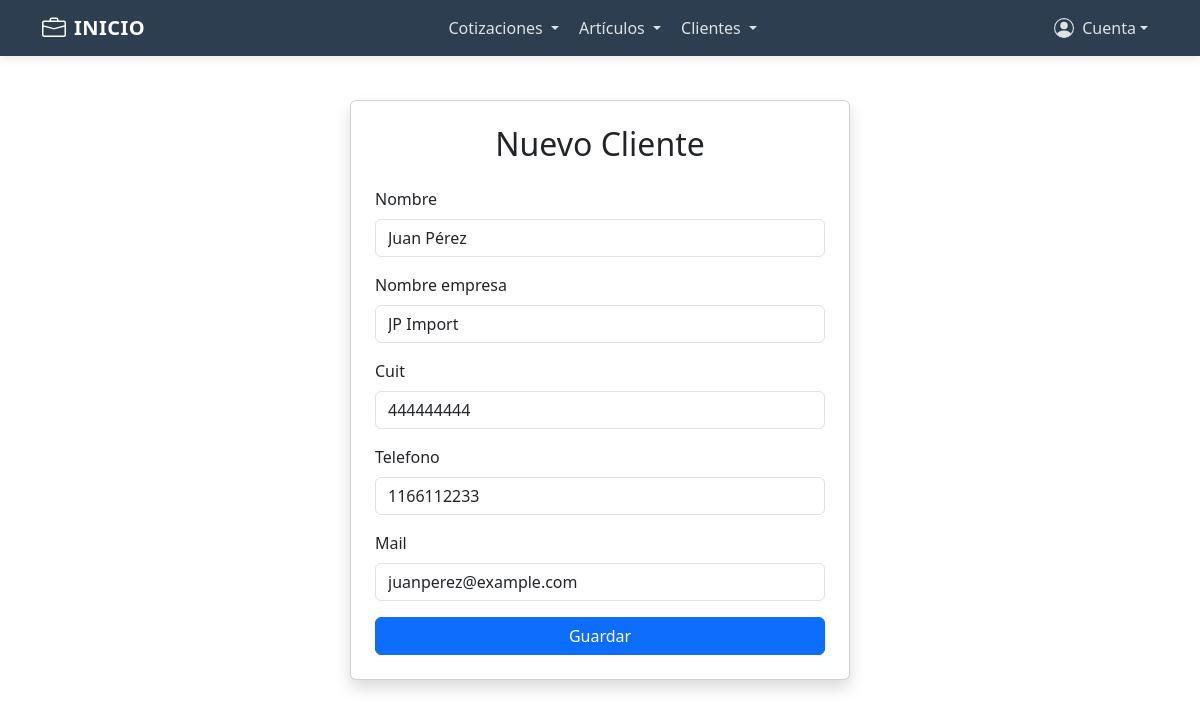
The page /clientes/actualizar_cliente/6/ (signed in) on the database its author committed.
### clientes/models.py (models this page shows, shortened)
class Clientes(models.Model):
    usuario_log=models.ForeignKey(User, on_delete=models.CASCADE)
    nombre=models.CharField(max_length=50)
    nombre_empresa=models.CharField(null=True, max_length=30)
    cuit=models.CharField(max_length=20)
    telefono=models.CharField(max_length=20)
    mail=models.EmailField()
    created=models.DateTimeField(auto_now_add=True)
    updated=models.DateField(auto_now=True)
    class Meta:
        verbose_name="Cliente"
        verbose_name_plural="Clientes"

### clientes/views.py (the view)
# urls.py: path('actualizar_cliente/<int:pk>/', ActualizarCliente.as_view(), name='actualizar_cliente'),
class ActualizarCliente(LoginRequiredMixin, UpdateView):
    model=Clientes
    form_class=ClienteForm
    template_name="nuevo_cliente.html"
    success_url=reverse_lazy('mis_clientes')
    def get_queryset(self):
        return Clientes.objects.filter(usuario_log=self.request.user)

### clientes/forms.py
class ClienteForm(forms.ModelForm):
    class Meta:
        model = Clientes
        exclude = ['usuario_log']
    def __init__(self, *args, **kwargs):
        super().__init__(*args, **kwargs)
        for field in self.fields.values():
            field.widget.attrs['class'] = 'form-control'

### clientes/templates/nuevo_cliente.html (shortened to what this page needs)
{% extends "estructura_base.html" %}
{% load static %}
{% block content %}
<section class="d-flex justify-content-center align-items-center" style="min-height: 80vh;">
    <div class="card shadow p-4" style="min-width: 350px; max-width: 500px; width: 100%;">
        <h2 class="mb-4 text-center">Nuevo Cliente</h2>
        <form method="POST" enctype="multipart/form-data">
            <div class="mb-3">
                {% for field in form %}
                <div class="mb-3">
                    <label class="form-label">{{ field.label }}</label>
                    {{ field }}
                </div>
                {% endfor %}
            </div>
            <div class="d-grid">
                <button type="submit" class="btn btn-primary">Guardar</button>
            </div>
        </form>
    </div>
</section>
{% endblock %}

### cotizApp/templates/estructura_base.html (style rules this page uses)
:root { --primary-color: #2c3e50; --secondary-color: #3498db; --accent-color: #e74c3c; --light-color: #f8f9fa; --dark-color: #212529; }
body { padding-top: 70px; font-family: 'Segoe UI', Tahoma, Geneva, Verdana, sans-serif; }

### rows shown on the page
Clientes: form "Juan Pérez" "JP Import" "444444444" "1166112233" "juanperez@example.com"

### other values the page prints
{{ field.label }} "Nombre" "Nombre empresa" "Cuit" "Telefono" "Mail"
